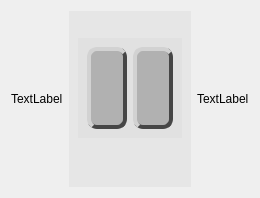
     <widget class="QWidget" name="page2">
      <layout class="QHBoxLayout" name="horizontalLayout_8">
       <item>
        <widget class="QLabel" name="label_20">
         <property name="text">
          <string>TextLabel</string>
         </property>
        </widget>
       </item>
       <item>
        <widget class="QWidget" name="widget_14" native="true">
         <property name="styleSheet">
          <string notr="true">*{
background-color: rgba(220, 220, 220, 0.5);
}

QPushButton
{
border-radius: 10px;
border: 4px solid rgb(70,70,70);
border-top-color: rgb(210, 210, 210);
border-left-color: rgb(210, 210, 210);
background-color: rgb(177, 177, 177);
}
</string>
         </property>
         <layout class="QVBoxLayout" name="verticalLayout_11">
          <item>
           <spacer name="verticalSpacer">
            <property name="orientation">
             <enum>Qt::Orientation::Vertical</enum>
            </property>
            <property name="sizeHint" stdset="0">
             <size>
              <width>20</width>
              <height>18</height>
             </size>
            </property>
           </spacer>
          </item>
          <item>
           <widget class="QWidget" name="widget_15" native="true">
            <property name="sizePolicy">
             <sizepolicy hsizetype="Preferred" vsizetype="Preferred">
              <horstretch>0</horstretch>
              <verstretch>0</verstretch>
             </sizepolicy>
            </property>
            <property name="minimumSize">
             <size>
              <width>100</width>
              <height>100</height>
             </size>
            </property>
            <property name="maximumSize">
             <size>
              <width>16777215</width>
              <height>16777215</height>
             </size>
            </property>
            <property name="sizeIncrement">
             <size>
              <width>1</width>
              <height>1</height>
             </size>
            </property>
            <property name="baseSize">
             <size>
              <width>1</width>
              <height>1</height>
             </size>
            </property>
            <property name="styleSheet">
             <string notr="true" />
            </property>
            <layout class="QHBoxLayout" name="horizontalLayout_9">
             <item>
              <widget class="QPushButton" name="BtnRecycle">
               <property name="sizePolicy">
                <sizepolicy hsizetype="Minimum" vsizetype="Minimum">
                 <horstretch>0</horstretch>
                 <verstretch>0</verstretch>
                </sizepolicy>
               </property>
               <property name="styleSheet">
                <string notr="true" />
               </property>
               <property name="text">
                <string />
               </property>
               <property name="icon">
                <iconset resource="../Qss/icons/_icons.qrc">
                 <normaloff>:/font_awesome_solid/icons/font_awesome/solid/recycle.png</normaloff>:/font_awesome_solid/icons/font_awesome/solid/recycle.png</iconset>
               </property>
               <property name="iconSize">
                <size>
                 <width>80</width>
                 <height>80</height>
                </size>
               </property>
              </widget>
             </item>
             <item>
              <widget class="QPushButton" name="BtnReuse">
               <property name="sizePolicy">
                <sizepolicy hsizetype="Minimum" vsizetype="Minimum">
                 <horstretch>0</horstretch>
                 <verstretch>0</verstretch>
                </sizepolicy>
               </property>
               <property name="styleSheet">
                <string notr="true" />
               </property>
               <property name="text">
                <string />
               </property>
               <property name="icon">
                <iconset resource="../Qss/icons/_icons.qrc">
                 <normaloff>:/font_awesome_brands/icons/font_awesome/brands/stumbleupon-circle.png</normaloff>:/font_awesome_brands/icons/font_awesome/brands/stumbleupon-circle.png</iconset>
               </property>
               <property name="iconSize">
                <size>
                 <width>80</width>
                 <height>80</height>
                </size>
               </property>
               <property name="checkable">
                <bool>false</bool>
               </property>
               <property name="autoRepeat">
                <bool>false</bool>
               </property>
               <property name="autoExclusive">
                <bool>false</bool>
               </property>
               <property name="autoRepeatDelay">
                <number>296</number>
               </property>
              </widget>
             </item>
            </layout>
           </widget>
          </item>
          <item>
           <spacer name="verticalSpacer_2">
            <property name="orientation">
             <enum>Qt::Orientation::Vertical</enum>
            </property>
            <property name="sizeHint" stdset="0">
             <size>
              <width>20</width>
              <height>40</height>
             </size>
            </property>
           </spacer>
          </item>
         </layout>
        </widget>
       </item>
       <item>
        <widget class="QLabel" name="label_21">
         <property name="text">
          <string>TextLabel</string>
         </property>
        </widget>
       </item>
      </layout>
     </widget>
